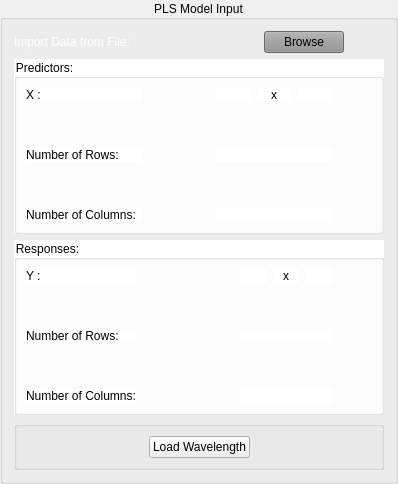
             <widget class="QGroupBox" name="GB_ModelInput">
              <property name="sizePolicy">
               <sizepolicy hsizetype="Preferred" vsizetype="Maximum">
                <horstretch>0</horstretch>
                <verstretch>0</verstretch>
               </sizepolicy>
              </property>
              <property name="title">
               <string>PLS Model Input</string>
              </property>
              <property name="alignment">
               <set>Qt::AlignCenter</set>
              </property>
              <layout class="QVBoxLayout" name="verticalLayout_8">
               <item>
                <layout class="QVBoxLayout" name="verticalLayout_7">
                 <item>
                  <layout class="QHBoxLayout" name="horizontalLayout">
                   <item>
                    <widget class="QLabel" name="label">
                     <property name="sizePolicy">
                      <sizepolicy hsizetype="MinimumExpanding" vsizetype="Maximum">
                       <horstretch>0</horstretch>
                       <verstretch>0</verstretch>
                      </sizepolicy>
                     </property>
                     <property name="styleSheet">
                      <string notr="true">color: white;</string>
                     </property>
                     <property name="text">
                      <string>Import Data from File:</string>
                     </property>
                    </widget>
                   </item>
                   <item>
                    <spacer name="horizontalSpacer">
                     <property name="orientation">
                      <enum>Qt::Horizontal</enum>
                     </property>
                     <property name="sizeType">
                      <enum>QSizePolicy::Preferred</enum>
                     </property>
                     <property name="sizeHint" stdset="0">
                      <size>
                       <width>128</width>
                       <height>20</height>
                      </size>
                     </property>
                    </spacer>
                   </item>
                   <item>
                    <widget class="QPushButton" name="PB_importText">
                     <property name="sizePolicy">
                      <sizepolicy hsizetype="Maximum" vsizetype="Fixed">
                       <horstretch>0</horstretch>
                       <verstretch>0</verstretch>
                      </sizepolicy>
                     </property>
                     <property name="styleSheet">
                      <string notr="true">background-color: rgb(144, 144, 144);
color: black;</string>
                     </property>
                     <property name="text">
                      <string>Browse</string>
                     </property>
                    </widget>
                   </item>
                   <item>
                    <spacer name="horizontalSpacer_29">
                     <property name="orientation">
                      <enum>Qt::Horizontal</enum>
                     </property>
                     <property name="sizeType">
                      <enum>QSizePolicy::Expanding</enum>
                     </property>
                     <property name="sizeHint" stdset="0">
                      <size>
                       <width>40</width>
                       <height>20</height>
                      </size>
                     </property>
                    </spacer>
                   </item>
                  </layout>
                 </item>
                 <item>
                  <widget class="QGroupBox" name="groupBox_4">
                   <property name="sizePolicy">
                    <sizepolicy hsizetype="Preferred" vsizetype="Maximum">
                     <horstretch>0</horstretch>
                     <verstretch>0</verstretch>
                    </sizepolicy>
                   </property>
                   <property name="styleSheet">
                    <string notr="true">background-color: rgb(255, 255, 255);
color: black;</string>
                   </property>
                   <property name="title">
                    <string>Predictors:</string>
                   </property>
                   <layout class="QVBoxLayout" name="verticalLayout_3">
                    <item>
                     <layout class="QHBoxLayout" name="horizontalLayout_3">
                      <item>
                       <layout class="QVBoxLayout" name="verticalLayout_2">
                        <item>
                         <widget class="QLabel" name="label_2">
                          <property name="text">
                           <string>X :</string>
                          </property>
                         </widget>
                        </item>
                        <item>
                         <spacer name="verticalSpacer">
                          <property name="orientation">
                           <enum>Qt::Vertical</enum>
                          </property>
                          <property name="sizeType">
                           <enum>QSizePolicy::Maximum</enum>
                          </property>
                          <property name="sizeHint" stdset="0">
                           <size>
                            <width>20</width>
                            <height>40</height>
                           </size>
                          </property>
                         </spacer>
                        </item>
                        <item>
                         <widget class="QLabel" name="label_6">
                          <property name="text">
                           <string>Number of Rows:</string>
                          </property>
                         </widget>
                        </item>
                        <item>
                         <spacer name="verticalSpacer_2">
                          <property name="orientation">
                           <enum>Qt::Vertical</enum>
                          </property>
                          <property name="sizeHint" stdset="0">
                           <size>
                            <width>20</width>
                            <height>40</height>
                           </size>
                          </property>
                         </spacer>
                        </item>
                        <item>
                         <widget class="QLabel" name="label_7">
                          <property name="text">
                           <string>Number of Columns:</string>
                          </property>
                         </widget>
                        </item>
                       </layout>
                      </item>
                      <item>
                       <spacer name="horizontalSpacer_2">
                        <property name="orientation">
                         <enum>Qt::Horizontal</enum>
                        </property>
                        <property name="sizeType">
                         <enum>QSizePolicy::Preferred</enum>
                        </property>
                        <property name="sizeHint" stdset="0">
                         <size>
                          <width>68</width>
                          <height>20</height>
                         </size>
                        </property>
                       </spacer>
                      </item>
                      <item>
                       <layout class="QVBoxLayout" name="verticalLayout">
                        <item>
                         <layout class="QHBoxLayout" name="horizontalLayout_2">
                          <item>
                           <widget class="QLabel" name="LB_Xrows">
                            <property name="text">
                             <string/>
                            </property>
                            <property name="alignment">
                             <set>Qt::AlignCenter</set>
                            </property>
                           </widget>
                          </item>
                          <item>
                           <widget class="QLabel" name="label_4">
                            <property name="text">
                             <string>x</string>
                            </property>
                            <property name="alignment">
                             <set>Qt::AlignCenter</set>
                            </property>
                           </widget>
                          </item>
                          <item>
                           <widget class="QLabel" name="LB_Xcols">
                            <property name="text">
                             <string/>
                            </property>
                            <property name="alignment">
                             <set>Qt::AlignCenter</set>
                            </property>
                           </widget>
                          </item>
                         </layout>
                        </item>
                        <item>
                         <spacer name="verticalSpacer_3">
                          <property name="orientation">
                           <enum>Qt::Vertical</enum>
                          </property>
                          <property name="sizeHint" stdset="0">
                           <size>
                            <width>20</width>
                            <height>40</height>
                           </size>
                          </property>
                         </spacer>
                        </item>
                        <item>
                         <widget class="QLabel" name="LB_Xnrows">
                          <property name="text">
                           <string/>
                          </property>
                          <property name="alignment">
                           <set>Qt::AlignCenter</set>
                          </property>
                         </widget>
                        </item>
                        <item>
                         <spacer name="verticalSpacer_4">
                          <property name="orientation">
                           <enum>Qt::Vertical</enum>
                          </property>
                          <property name="sizeHint" stdset="0">
                           <size>
                            <width>20</width>
                            <height>40</height>
                           </size>
                          </property>
                         </spacer>
                        </item>
                        <item>
                         <widget class="QLabel" name="LB_Xncols">
                          <property name="text">
                           <string/>
                          </property>
                          <property name="alignment">
                           <set>Qt::AlignCenter</set>
                          </property>
                         </widget>
                        </item>
                       </layout>
                      </item>
                      <item>
                       <spacer name="horizontalSpacer_31">
                        <property name="orientation">
                         <enum>Qt::Horizontal</enum>
                        </property>
                        <property name="sizeType">
                         <enum>QSizePolicy::Preferred</enum>
                        </property>
                        <property name="sizeHint" stdset="0">
                         <size>
                          <width>40</width>
                          <height>20</height>
                         </size>
                        </property>
                       </spacer>
                      </item>
                     </layout>
                    </item>
                   </layout>
                  </widget>
                 </item>
                 <item>
                  <widget class="QGroupBox" name="groupBox_5">
                   <property name="sizePolicy">
                    <sizepolicy hsizetype="Preferred" vsizetype="Maximum">
                     <horstretch>0</horstretch>
                     <verstretch>0</verstretch>
                    </sizepolicy>
                   </property>
                   <property name="styleSheet">
                    <string notr="true">background-color: rgb(255, 255, 255);
color: black;</string>
                   </property>
                   <property name="title">
                    <string>Responses:</string>
                   </property>
                   <layout class="QVBoxLayout" name="verticalLayout_6">
                    <item>
                     <layout class="QHBoxLayout" name="horizontalLayout_5">
                      <item>
                       <layout class="QVBoxLayout" name="verticalLayout_5">
                        <item>
                         <widget class="QLabel" name="label_10">
                          <property name="text">
                           <string>Y :</string>
                          </property>
                         </widget>
                        </item>
                        <item>
                         <spacer name="verticalSpacer_5">
                          <property name="orientation">
                           <enum>Qt::Vertical</enum>
                          </property>
                          <property name="sizeHint" stdset="0">
                           <size>
                            <width>20</width>
                            <height>40</height>
                           </size>
                          </property>
                         </spacer>
                        </item>
                        <item>
                         <widget class="QLabel" name="label_14">
                          <property name="text">
                           <string>Number of Rows:</string>
                          </property>
                         </widget>
                        </item>
                        <item>
                         <spacer name="verticalSpacer_6">
                          <property name="orientation">
                           <enum>Qt::Vertical</enum>
                          </property>
                          <property name="sizeHint" stdset="0">
                           <size>
                            <width>20</width>
                            <height>40</height>
                           </size>
                          </property>
                         </spacer>
                        </item>
                        <item>
                         <widget class="QLabel" name="label_16">
                          <property name="text">
                           <string>Number of Columns:</string>
                          </property>
                         </widget>
                        </item>
                       </layout>
                      </item>
                      <item>
                       <spacer name="horizontalSpacer_3">
                        <property name="orientation">
                         <enum>Qt::Horizontal</enum>
                        </property>
                        <property name="sizeType">
                         <enum>QSizePolicy::Preferred</enum>
                        </property>
                        <property name="sizeHint" stdset="0">
                         <size>
                          <width>98</width>
                          <height>20</height>
                         </size>
                        </property>
                       </spacer>
                      </item>
                      <item>
                       <layout class="QVBoxLayout" name="verticalLayout_4">
                        <item>
                         <layout class="QHBoxLayout" name="horizontalLayout_4">
                          <item>
                           <widget class="QLabel" name="LB_Yrows">
                            <property name="text">
                             <string/>
                            </property>
                            <property name="alignment">
                             <set>Qt::AlignCenter</set>
                            </property>
                           </widget>
                          </item>
                          <item>
                           <widget class="QLabel" name="label_12">
                            <property name="text">
                             <string>x</string>
                            </property>
                            <property name="alignment">
                             <set>Qt::AlignCenter</set>
                            </property>
                           </widget>
                          </item>
                          <item>
                           <widget class="QLabel" name="LB_Ycols">
                            <property name="text">
                             <string/>
                            </property>
                            <property name="alignment">
                             <set>Qt::AlignCenter</set>
                            </property>
                           </widget>
                          </item>
                         </layout>
                        </item>
                        <item>
                         <spacer name="verticalSpacer_7">
                          <property name="orientation">
                           <enum>Qt::Vertical</enum>
                          </property>
                          <property name="sizeHint" stdset="0">
                           <size>
                            <width>20</width>
                            <height>40</height>
                           </size>
                          </property>
                         </spacer>
                        </item>
                        <item>
                         <widget class="QLabel" name="LB_Ynrows">
                          <property name="text">
                           <string/>
                          </property>
                          <property name="alignment">
                           <set>Qt::AlignCenter</set>
                          </property>
                         </widget>
                        </item>
                        <item>
                         <spacer name="verticalSpacer_8">
                          <property name="orientation">
                           <enum>Qt::Vertical</enum>
                          </property>
                          <property name="sizeHint" stdset="0">
                           <size>
                            <width>20</width>
                            <height>40</height>
                           </size>
                          </property>
                         </spacer>
                        </item>
                        <item>
                         <widget class="QLabel" name="LB_Yncols">
                          <property name="text">
                           <string/>
                          </property>
                          <property name="alignment">
                           <set>Qt::AlignCenter</set>
                          </property>
                         </widget>
                        </item>
                       </layout>
                      </item>
                      <item>
                       <spacer name="horizontalSpacer_32">
                        <property name="orientation">
                         <enum>Qt::Horizontal</enum>
                        </property>
                        <property name="sizeType">
                         <enum>QSizePolicy::Preferred</enum>
                        </property>
                        <property name="sizeHint" stdset="0">
                         <size>
                          <width>40</width>
                          <height>20</height>
                         </size>
                        </property>
                       </spacer>
                      </item>
                     </layout>
                    </item>
                   </layout>
                  </widget>
                 </item>
                 <item>
                  <widget class="QGroupBox" name="groupBox_31">
                   <property name="sizePolicy">
                    <sizepolicy hsizetype="Preferred" vsizetype="Maximum">
                     <horstretch>0</horstretch>
                     <verstretch>0</verstretch>
                    </sizepolicy>
                   </property>
                   <property name="title">
                    <string/>
                   </property>
                   <layout class="QVBoxLayout" name="verticalLayout_58">
                    <item>
                     <layout class="QHBoxLayout" name="horizontalLayout_56">
                      <item>
                       <spacer name="horizontalSpacer_68">
                        <property name="orientation">
                         <enum>Qt::Horizontal</enum>
                        </property>
                        <property name="sizeHint" stdset="0">
                         <size>
                          <width>40</width>
                          <height>20</height>
                         </size>
                        </property>
                       </spacer>
                      </item>
                      <item>
                       <widget class="QPushButton" name="pushButton">
                        <property name="text">
                         <string>Load Wavelength</string>
                        </property>
                       </widget>
                      </item>
                      <item>
                       <spacer name="horizontalSpacer_69">
                        <property name="orientation">
                         <enum>Qt::Horizontal</enum>
                        </property>
                        <property name="sizeHint" stdset="0">
                         <size>
                          <width>40</width>
                          <height>20</height>
                         </size>
                        </property>
                       </spacer>
                      </item>
                     </layout>
                    </item>
                   </layout>
                  </widget>
                 </item>
                </layout>
               </item>
              </layout>
             </widget>
